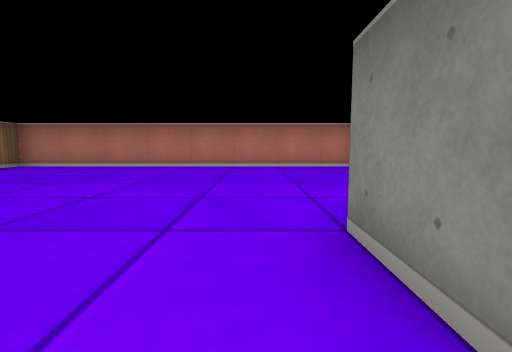
View 1 (above)

12 first-person views from a walk through a cub3D maze. The camera is about half as high as the walls, tilts 6° down and sees 85° across. The floor is counted in squares. Each view is taken from the middle of a square. On the plan, view 1 faces up. The plan holds only what a view shows up to about 9 squares ahead; the rest is blank. The place goes on beyond the plan.

View 2
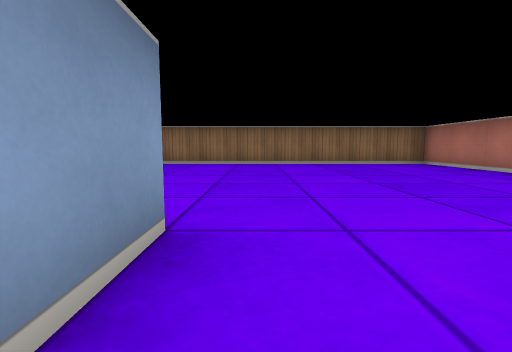

View 3
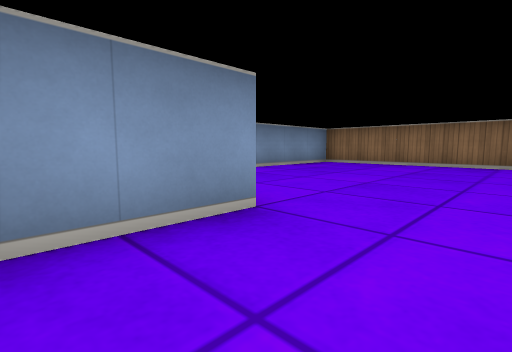

View 4
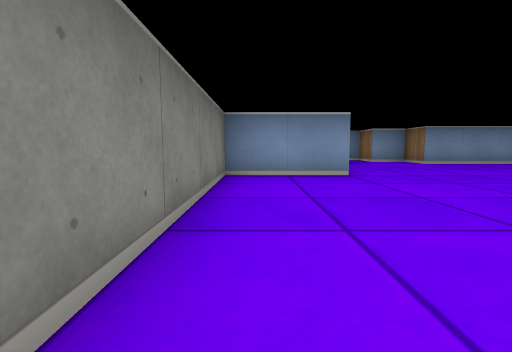

View 5
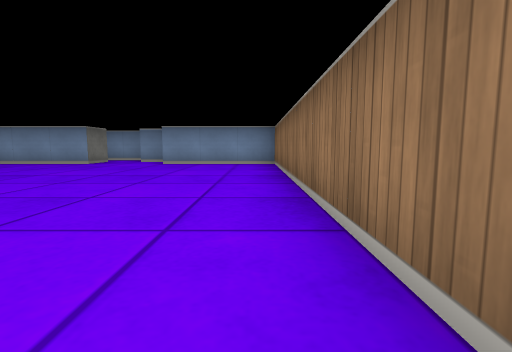

View 6
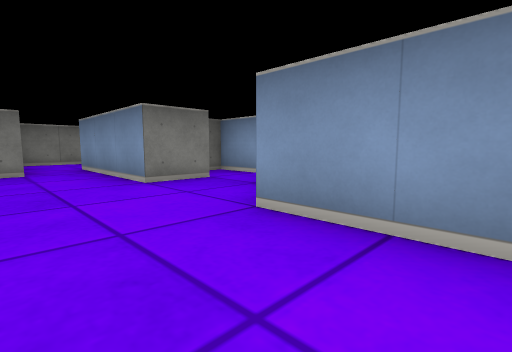

View 7
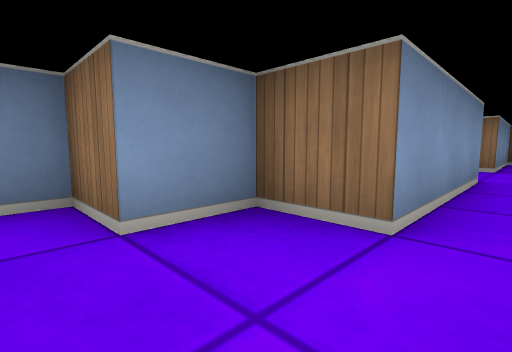

View 8
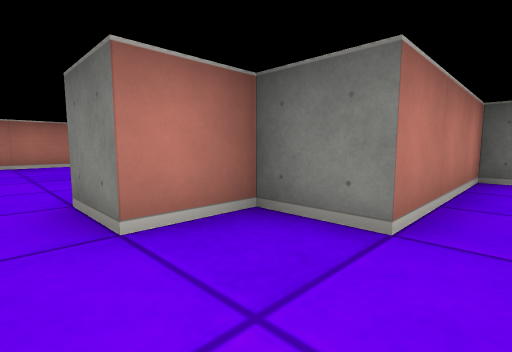

View 9
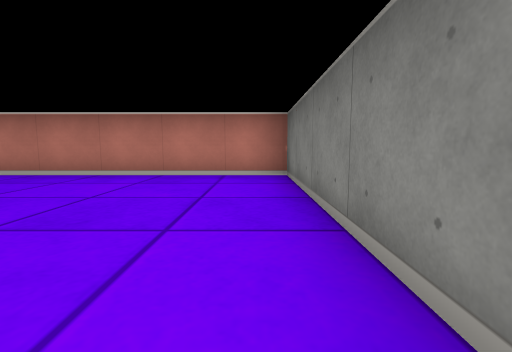

View 10
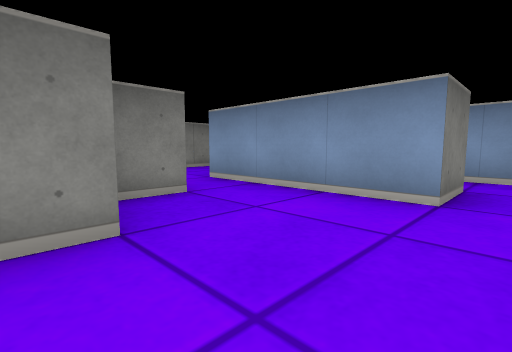

View 11
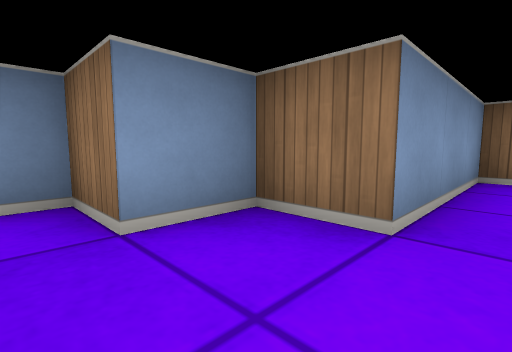

View 12
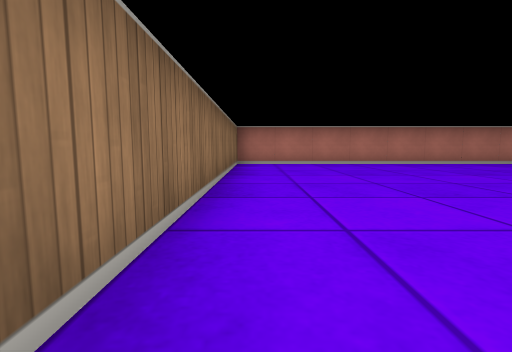

### Floor plan
Ten units are one square. View 1 is at (0, 0); x grows to the right and y downward. Boxes are objects, and circles mark ways between rooms. Rooms are numbered by the first view taken in them; rooms with no view inside come last. Other rooms are left out.
<svg viewBox="-60 -70 110 110">
<path fill="none" stroke="#000" d="M-5 26 -5 15 25 15M25 5 15 5 15 -5 5 -5 5 -15 25 -15 25 -65 -55 -65 -55 15 -25 15 -25 25 -15 25 -15 35 5 35M45 30 45 5 25 5M25 15 25 25 35 25 35 35 40 35"/>
<circle cx="20" cy="10" r="3" fill="#2a7"/>
<text x="-20" y="-20">1</text>
<text x="40" y="20">2</text>
</svg>
Room 1 opens to room 2.

Where each view was taken, in squares from view 1:
view 1: 0 up, 0 right, facing up
view 2: 2 up, 2 right, facing left
view 3: 3 up, 2 right, facing down-left
view 4: 6 up, 2 right, facing down
view 5: 6 up, 5 left, facing down
view 6: 0 up, 4 left, facing down-right
view 7: 1 down, 4 right, facing down-left
view 8: 1 down, 0 right, facing up-right
view 9: 2 up, 2 right, facing up
view 10: 1 up, 1 left, facing down-right
view 11: 1 down, 1 left, facing down-left
view 12: 1 down, 5 left, facing up
